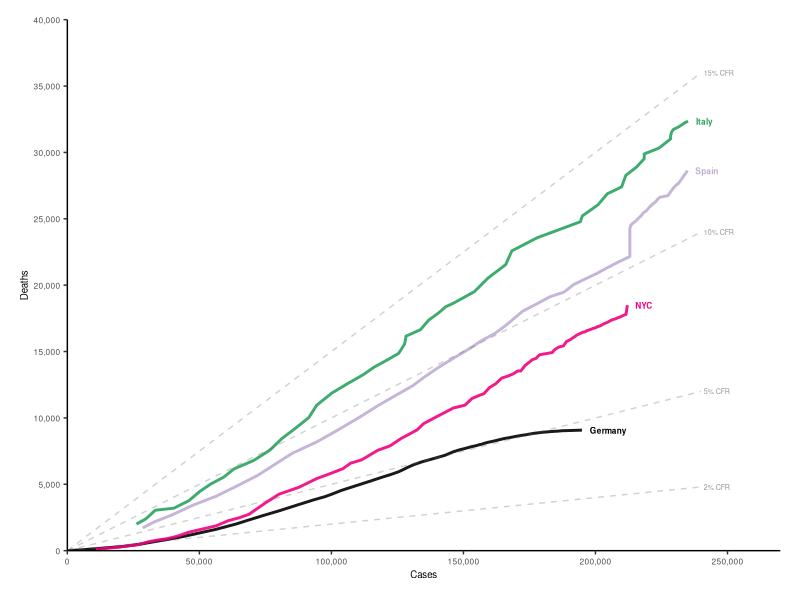

Write R code to recreate this figure.
## ---- chunk 1
knitr::opts_chunk$set(echo = TRUE)
library(tidyverse)
library(ggplot2)
library(readxl)
#library(rbbt)
## ---- chunk 2
transperency_criteria <- c("Study Purpose", 
                           "Data Availability Statement", 
                           "Data Location", 
                           "Study Location", 
                           "Author Review", 
                           "Ethics Statement", 
                           "Funding Statement", 
                           "Code Availability")
definition <- c("A concise statement in the introduction of the article, often in the last paragraph, that establishes the reason the research was conducted. Also called the study objective", 
                "A statement, in an individual section offset from the main body of text, that explains how or if one can access a study’s data. The title of the section may vary, but it must explicitly mention data; it is therefore distinct from a supplementary materials section", 
                "Where the article’s data can be accessed, either raw or processed", 
                "Author has stated in the methods section where the study took place or the data’s country/region of origin", 
                "The professionalism of the contact information that the author has provided in the manuscript", 
                "A statement within the manuscript indicating any ethical concerns, including the presence of sensitive data", 
                "A statement within the manuscript indicating whether or not the authors received funding for their research", 
                "Authors have shared access to the most updated code that they used in their study, including code used for analysis")
responce_type <- c("Binary", 
                   "Binary", 
                   "Found Value", 
                   "Binary; Found Value", 
                   "Found Value", 
                   "Binary", 
                   "Binary", 
                   "Binary")
beoordeling <- c("TRUE", 
                 "TRUE", 
                 "TRUE. All data can be downloaded from the article linked in the Data availability Statement", 
                 "TRUE. The study origin is Mexico but there isn't a clear location of the study location mentioned in the first paragraph of the Materials an Methods section of the article but it can be found under Author information", 
                 "TRUE. Contact info can be found under Author information", 
                 "TRUE",
                 "TRUE. The research was conducted in the absence of any commercial or financial relationships", 
                 "FALSE. Although the analysis methods are listed in the files there is no code listed with which the analysis was done. I suspect SPSS was used and the results from there where simply copied in to Excel to create the figures shown in the results")

table1 <- data.frame(transperency_criteria, definition, responce_type, beoordeling)
knitr::kable(table1, "pipe", col.name = c("Transparency Criteria", "Definition", "Response Type", "Score"), align = "l" )
## ---- chunk 3
transperency_criteria <- c("Study Purpose", 
                           "Data Availability Statement", 
                           "Data Location", 
                           "Study Location", 
                           "Author Review", 
                           "Ethics Statement", 
                           "Funding Statement", 
                           "Code Availability")
definition <- c("A concise statement in the introduction of the article, often in the last paragraph, that establishes the reason the research was conducted. Also called the study objective", 
                "A statement, in an individual section offset from the main body of text, that explains how or if one can access a study’s data. The title of the section may vary, but it must explicitly mention data; it is therefore distinct from a supplementary materials section", 
                "Where the article’s data can be accessed, either raw or processed", 
                "Author has stated in the methods section where the study took place or the data’s country/region of origin", 
                "The professionalism of the contact information that the author has provided in the manuscript", 
                "A statement within the manuscript indicating any ethical concerns, including the presence of sensitive data", 
                "A statement within the manuscript indicating whether or not the authors received funding for their research", 
                "Authors have shared access to the most updated code that they used in their study, including code used for analysis")
responce_type <- c("Binary", 
                   "Binary", 
                   "Found Value", 
                   "Binary; Found Value", 
                   "Found Value", 
                   "Binary", 
                   "Binary", 
                   "Binary")
beoordeling <- c("TRUE. Although not the last paragraph", 
                 "TRUE", 
                 "TRUE. All data can be downloaded from the article linked in the Data availability Statement", 
                 "TRUE", 
                 "TRUE. Contact info can be found on the front page", 
                 "FALSE",
                 "FALSE", 
                 "TRUE")

table1 <- data.frame(transperency_criteria, definition, responce_type, beoordeling)
knitr::kable(table1, "pipe", col.name = c("Transparency Criteria", "Definition", "Response Type", "Score"), align = "l" )
## ---- chunk 4
### Packages ##################################################################

  library(tidyverse)
  library(ggrepel)
  library(scales)

### Load data #################################################################

  # Load data
  db_gh <- read_csv(here::here("./data/inputdata.csv"))
  ##### Small change to the location of the file so i can run it properly

### Aggregate data ############################################################

  # Filter date
  db_gh$Date <- as.Date(db_gh$Date,"%d.%m.%y")
  db_gh2 <- db_gh %>% filter(Date<=as.Date("30.06.2020","%d.%m.%y"))
  
  # Set New York as "country" (easier handling)
  db_gh2$Country[db_gh2$Country=="USA" & db_gh2$Region == "NYC"] <- "NYC"
  
  # Sum data over age groups
  db_gh2 <- db_gh2 %>% 
    filter(!Country %in% c("China","USA","South Korea") & Sex == "b") %>% 
    group_by(Country, Code,Date) %>% 
    summarise(Cases = sum(Cases),
              Deaths = sum(Deaths))

  # Exclude bolletino 
  db_gh2 <- db_gh2 %>%
    filter(str_sub(Code, 1, 5) != "ITbol")
  
  # Sort by date
  db_gh2 <- db_gh2 %>% group_by(Country) %>% arrange(Date)
  
  # Smooth reporting issues cases
  for(country in unique(db_gh2$Country)) {
    
    days <- db_gh2$Date[db_gh2$Country==country]
    
    for(day in 2:length(days)) {
      current <- db_gh2$Cases[db_gh2$Country==country & db_gh2$Date==days[day]]
      previous <- db_gh2$Cases[db_gh2$Country==country & db_gh2$Date==days[day-1]]
      
      if(current<previous) db_gh2$Cases[db_gh2$Country==country & db_gh2$Date==days[day]] <- previous
      
    }
    
  }

  # Smooth reporting issues deaths
  for(country in unique(db_gh2$Country)) {
    
    days <- db_gh2$Date[db_gh2$Country==country]
    
    for(day in 2:length(days)) {
      current <- db_gh2$Deaths[db_gh2$Country==country & db_gh2$Date==days[day]]
      previous <- db_gh2$Deaths[db_gh2$Country==country & db_gh2$Date==days[day-1]]
      
      if(current<previous) db_gh2$Deaths[db_gh2$Country==country & db_gh2$Date==days[day]] <- previous
      
    }
    
  }
  
### Plot settings #############################################################

  # Set colors
  col_country <- c("Germany" = "black",
                   "Italy" = "#2ca25f",
                   "NYC"="#f0027f",
                   "Spain"="#beaed4",
                   "South Korea"="#fdc086")#,
                   #"USA"="#386cb0")
  
  cols <- c("black",
            "#2ca25f",
            "#f0027f",
            "#beaed4",
            "#fdc086")#,
            #"#386cb0")
  
  
  # Axis
  labs <- db_gh2 %>%
    group_by(Country) %>% 
    filter(Cases == max(Cases)) %>% 
    mutate(Cases = Cases + 3000)
  
  # Including all reports
  tx <- 6
  lim_x <- 240000

### Plot ######################################################################

  db_gh2 %>% 
    ggplot(aes(Cases, Deaths, col = Country))+
    geom_line(size = 1, alpha = .9)+
    scale_x_continuous(expand = c(0,0), breaks = seq(0, 300000, 50000), limits = c(0, lim_x + 30000), labels = comma)+
    scale_y_continuous(expand = c(0,0), breaks = seq(0, 40000, 5000), limits = c(0, 40000), labels = comma)+
    annotate("segment", x = 0, y = 0, xend = lim_x, yend = lim_x * .02, colour = "grey40", size = .5, alpha = .3, linetype = 2)+
    annotate("segment", x = 0, y = 0, xend = lim_x, yend = lim_x * .05, colour = "grey40", size = .5, alpha = .3, linetype = 2)+
    annotate("segment", x = 0, y = 0, xend = lim_x, yend = lim_x * .10, colour = "grey40", size = .5, alpha = .3, linetype = 2)+
    annotate("segment", x = 0, y = 0, xend = lim_x, yend = lim_x * .15, colour = "grey40", size = .5, alpha = .3, linetype = 2)+
    annotate("text", label = "2% CFR", x = lim_x + 1000, y = lim_x * .02,
             color="grey30", size = tx * .3, alpha = .6, hjust = 0, lineheight = .8) +
    annotate("text", label = "5% CFR", x = lim_x + 1000, y = lim_x * .05,
             color="grey30", size = tx * .3, alpha = .6, hjust = 0, lineheight = .8) +
    annotate("text", label = "10% CFR", x = lim_x + 1000, y = lim_x * .10,
             color="grey30", size = tx * .3, alpha = .6, hjust = 0, lineheight = .8) +
    annotate("text", label = "15% CFR", x = lim_x + 1000, y = lim_x * .15,
             color="grey30", size = tx * .3, alpha = .6, hjust = 0, lineheight = .8) +
    scale_colour_manual(values = cols)+
    geom_text(data = labs, aes(Cases, Deaths, label = Country),
              size = tx * .35, hjust = 0, fontface = "bold") +
    theme_classic()+
    labs(x = "Cases", 
         y = "Deaths")+
    theme(
      panel.grid.minor = element_blank(),
      legend.position = "none",
      plot.margin = margin(5,5,5,5,"mm"),
      axis.text.x = element_text(size = tx),
      axis.text.y = element_text(size = tx),
      axis.title.x = element_text(size = tx + 1),
      axis.title.y = element_text(size = tx + 1)
    )

